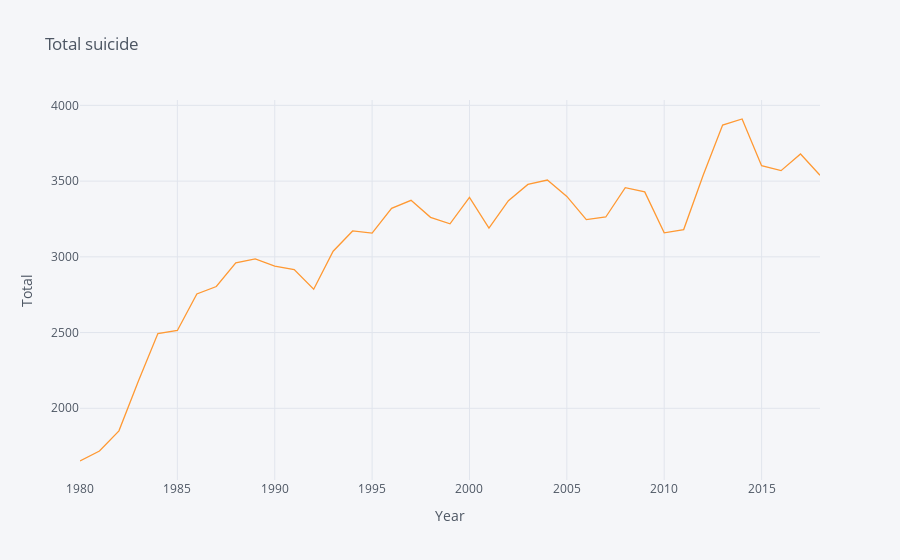

The notebook cell saved with this chart:
### Code cell
# Graph total suicide by year
deaths_cause_tot_098.iplot(kind='line',
                           x='Periodo',
                           y='Total',
                           xTitle='Year',
                           yTitle='Total',
                           title='Total suicide')

### Figure 1 — Plotly figure (JSON) as saved in the notebook; plotly's stock layout.template omitted (floating-point values rounded to 4 significant figures)
{"data": [{"line": {"color": "rgba(255, 153, 51, 1.0)", "dash": "solid", "shape": "linear", "width": 1.3}, "mode": "lines", "name": "Total", "text": "", "type": "scatter", "x": [2018, 2017, 2016, 2015, 2014, 2013, 2012, 2011, 2010, 2009, 2008, 2007, 2006, 2005, 2004, 2003, 2002, 2001, 2000, 1999, 1998, 1997, 1996, 1995, 1994, 1993, 1992, 1991, 1990, 1989, 1988, 1987, 1986, 1985, 1984, 1983, 1982, 1981, 1980], "y": [3539, 3679, 3569, 3602, 3910, 3870, 3539, 3180, 3158, 3429, 3457, 3263, 3246, 3399, 3507, 3478, 3371, 3189, 3393, 3218, 3261, 3373, 3320, 3157, 3171, 3037, 2786, 2916, 2939, 2987, 2960, 2804, 2755, 2514, 2493, 2181, 1851, 1718, 1652]}], "layout": {"legend": {"bgcolor": "#F5F6F9", "font": {"color": "#4D5663"}}, "paper_bgcolor": "#F5F6F9", "plot_bgcolor": "#F5F6F9", "title": {"font": {"color": "#4D5663"}, "text": "Total suicide"}, "xaxis": {"gridcolor": "#E1E5ED", "showgrid": true, "tickfont": {"color": "#4D5663"}, "title": {"font": {"color": "#4D5663"}, "text": "Year"}, "zerolinecolor": "#E1E5ED"}, "yaxis": {"gridcolor": "#E1E5ED", "showgrid": true, "tickfont": {"color": "#4D5663"}, "title": {"font": {"color": "#4D5663"}, "text": "Total"}, "zerolinecolor": "#E1E5ED"}}}
